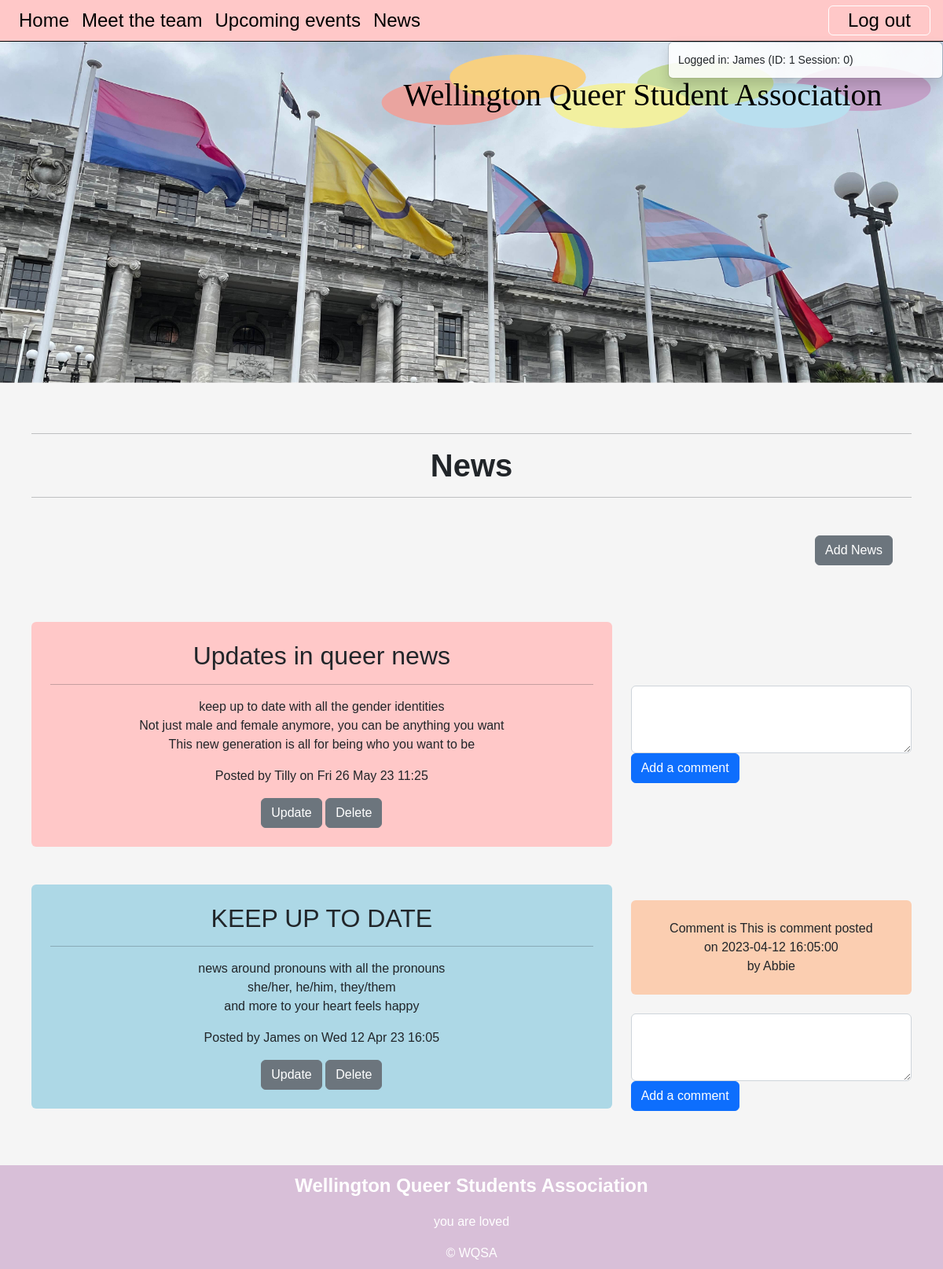
The page /news (signed in) on the database its author committed.
### tables this page shows
CREATE TABLE member(
    member_id integer primary key autoincrement not null,
    name text not null,
    email text not null unique,
    password text not null,
    authorisation integer not null
);

CREATE TABLE news(
    news_id integer primary key autoincrement not null,
    title text not null unique,
    subtitle text not null unique,
    content text not null unique,
    newsdate date not null,
    member_id integer not null,
    foreign key(member_id) references member(member_id)
);

CREATE TABLE comments(
    comments_id integer primary key autoincrement not null,
    comments_content text not null unique,
    comments_date date not null,
    member_id integer not null,
    news_id integer not null,
    foreign key(member_id) references member(member_id),
    foreign key(news_id) references news(news_id)
);

### server.py (the view)
@app.route("/news")
def news():
    sql = """select news.news_id, news.title, news.subtitle, news.content, news.newsdate, member.name
      from news
      join member on news.member_id = member.member_id
      order by news.newsdate desc;

      """
    news = run_search_query_tuples(sql, (), db_path, True)
    print(news)
    sql = """select comments.news_id, comments.comments_content, comments.comments_date, member.name
      from comments
      join member on comments.member_id = member.member_id
      order by comments.comments_date desc;
      """
    comments = run_search_query_tuples(sql, (), db_path, True)
    print(comments)
    return render_template("news.html", news=news, comments=comments)

### db_functions.py (called while the page is built)
def run_search_query_tuples(sql_query, values_tuple, file_path, rowfactory=False):
    result = None
    try:
        db = sqlite3.connect(file_path)
        if rowfactory:
            db.row_factory = sqlite3.Row
        cursor = db.cursor()
        cursor.execute(sql_query, values_tuple)
        result = cursor.fetchall()
        cursor.close()
    except sqlite3.Error as error:
        print("Error running search query tuples: {}".format(error))
        return None
    db.close()
    if result is None:
        print("No search values were found")
    return result

### server.py (called while the page is built)
@app.template_filter()
def news_date(sqlite_dt):
    x = datetime.strptime(sqlite_dt, '%Y-%m-%d %H:%M:%S')
    return x.strftime("%a %d %b %y %H:%M")

### templates/news.html (shortened to what this page needs)
{% extends "layout.html" %}
{% block content %}
<div class="container-lg py-sm-5 py-1">
<hr> <h1>News</h1> <hr>
{% if session and session['authorisation'] == 0 %}
<div class="news p-4 my-4 text-end">
    <a class="btn btn-secondary" href="{{ url_for('news_cud', id=0, task='add') }}">Add News</a>
</div>
    {% endif %}
{% for row in news %}
    <div class="row align-items-center">
        <div class="col-lg-8">
            <div id="newsid-{{loop.index}}" class="p-4 my-4 container-sm rounded text-center">
                <h2>{{row['title']}}</h2>
                <hr>
                <div class="subtitle"> {{row['subtitle']}}</div>
                <p class="news-text"> {{row['content'] | replace("\n", "<br>") | safe}}</p>
                <div class="news-meta">Posted by {{row['name']}} on {{row['newsdate'] | news_date}}</div>
                {% if session and session['authorisation'] == 0 %}
                <div class="news-meta">
                    <a class="btn btn-secondary" href="{{ url_for('news_cud', id=row['news_id'], task='update')}}">Update</a>
                    <a class="btn btn-secondary" href="{{ url_for('news_cud', id=row['news_id'], task='delete')}}">Delete</a>
                </div>
                {% endif %}
            </div>
        </div>
        <div class="col-lg-4">
            {% for comment in comments %}
                {% if row ['news_id'] == comment['news_id'] %}
                    <div id="comment-{{loop.index}}" class="p-4 my-4 container-sm rounded text-center">
                        <div class="">Comment is {{comment['comments_content']}} posted
                            <br>on {{comment['comments_date']}}
                            <br>by {{comment['name']}} </div>
                    </div>
                {% endif %}
            {% endfor %}
            {% if session and ( session['authorisation'] == 0 or session['authorisation'] == 1 ) %}
                <div class="news-meta">
                    <form action="{{ url_for('add_comment')}}" method="POST">
                        <textarea id="comment" name="comment" class="form-control" rows="2"></textarea>
                        <button type="submit" id="submit" class="btn btn-primary">Add a comment</button>
                    </form>
                </div>
            {% endif %}
        </div>
    </div>
{% endfor %}
</div>
{% endblock %}

### templates/layout.html (shortened to what this page needs)
<!DOCTYPE html>
<html lang="en">
<head>
    <link href="https://cdn.jsdelivr.net/npm/bootstrap@5.2.3/dist/css/bootstrap.min.css" rel="stylesheet">
    <link rel="stylesheet" href="static/styles.css">
</head>
<body>
    <div class="container-fluid">
        <nav class="navbar navbar-expand-lg px-3 py-0 A">
            <div class="collapse navbar-collapse" id="collapsibleNavbar">
                <ul class="navbar-nav">
                    <li class="nav-item">
                        <a class="nav-link" href="{{url_for('index')}}">Home</a>
                    </li>
                    <li class="nav-item">
                        <a class="nav-link" href="{{url_for('meet_the_team')}}">Meet the team</a>
                    </li>
                    <li class="nav-item">
                        <a class="nav-link" href="{{url_for('upcoming_events')}}">Upcoming events</a>
                    </li>
                    <li class="nav-item">
                        <a class="nav-link" href="{{url_for('news')}}">News</a>
                    </li>
                </ul>
                <div class="ms-auto">
                    {% if session %}
                    <a href="{{url_for('logout')}}" class="nav-link btn btn-outline">Log out</a>
                    {% else %}
                    <a href="{{url_for('get_involved')}}" class="nav-link btn btn-outline" >Get involved</a>
                    <a href="{{url_for('login')}}" class="nav-link btn btn-outline">Log in</a>
                    {% endif %}
                </div>
            </div>
        </nav>
    </div>
    {% if session %}
    <div class="toast-container position-absolute top-60 end-0">
        <div class="toast show">
            <div class="toast-body">
                Logged in: {{session['name']}} (ID: {{session['member_id']}} Session: {{session['authorisation']}})
            </div>
        </div>
    </div>
    {% endif %}
    <img class="img-fluid" src="static/images_WQSA/flags_parliment_banner.svg" alt="Photo of flags outside parliemtn">
    {% block content %}
    {% endblock %}
    <footer class="container-fluid footer-content">
        <p>Wellington Queer Students Association</p>
        <p>you are loved</p>
        <div>&copy; WQSA</div>
    </footer>
</body>
</html>

### static/styles.css (style rules this page uses)
:root { --brand-green: rgb(167,209,202); --brand-paper: rgb(245, 245, 245); }
body { font-family: 'Raleway', sans-serif; font-size: 100%; background-color: var(--brand-paper); margin: 0; }
.container-fluid { border: 0px solid blue; padding: 0px; }
.container-lg { border: 4px solid pink; padding: 10px; }
h1 { font-size: 2.5em; text-align: center; font-weight: 600; margin: 0; }
.container-fluid { border: 0px solid pink; }
.container-lg { border: 0px solid pink; overflow: auto; }
.A { background-color: rgb(255, 200, 200); }
.B { background-color: rgb(251, 206, 177); }
.E { background-color: rgb(173,216,230); }
.row { border: 0px solid blue; }
.footer-content { background-color: rgb(216,191,216); text-align: center; padding: 0.5em 0 0.5em 0; color: white; }
.footer-content p:first-child { font-weight: 600; font-size: 1.5em; }
.navbar { --brand-green-pale: rgb(223, 237, 224); background-color: rgb(255, 200, 200); border-bottom: 1px solid black; }
.nav-link { font-size: 1.5em; color: black; }
.btn-outline { border: 1px solid white; padding: 0 1em; }
nav .btn-outline { display: inline-block; }
label, input[type='text'], input[type='email'], textarea { font-size: 1.5em !important; }

### rows shown on the page
member: name "James"
news: title "Updates in queer news", subtitle "keep up to date with all the gender identities", content "Not just male and female anymore, you can be anything you want This new generation is all for being who you want to be", name "Tilly", newsdate|news_date "Fri 26 May 23 11:25"
news: title "KEEP UP TO DATE", subtitle "news around pronouns with all the pronouns", content "she/her, he/him, they/them and more to your heart feels happy", name "James", newsdate|news_date "Wed 12 Apr 23 16:05"
comments: comments_content "This is comment", comments_date "2023-04-12 16:05:00", name "Abbie"

### other values the page prints
{{ session['member_id'] }} "1"
{{ session['authorisation'] }} "0"
